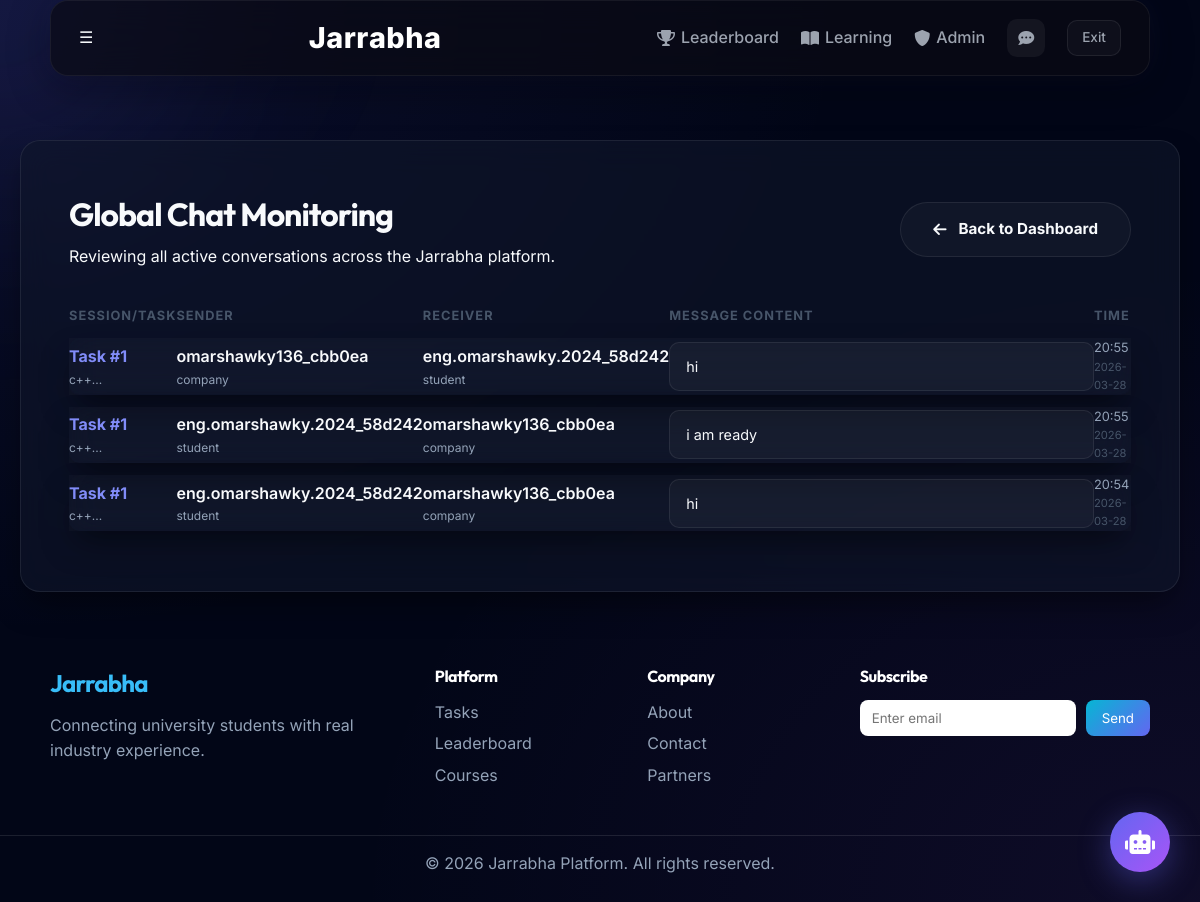
Before: /admin/chats (signed in) with the older database file.
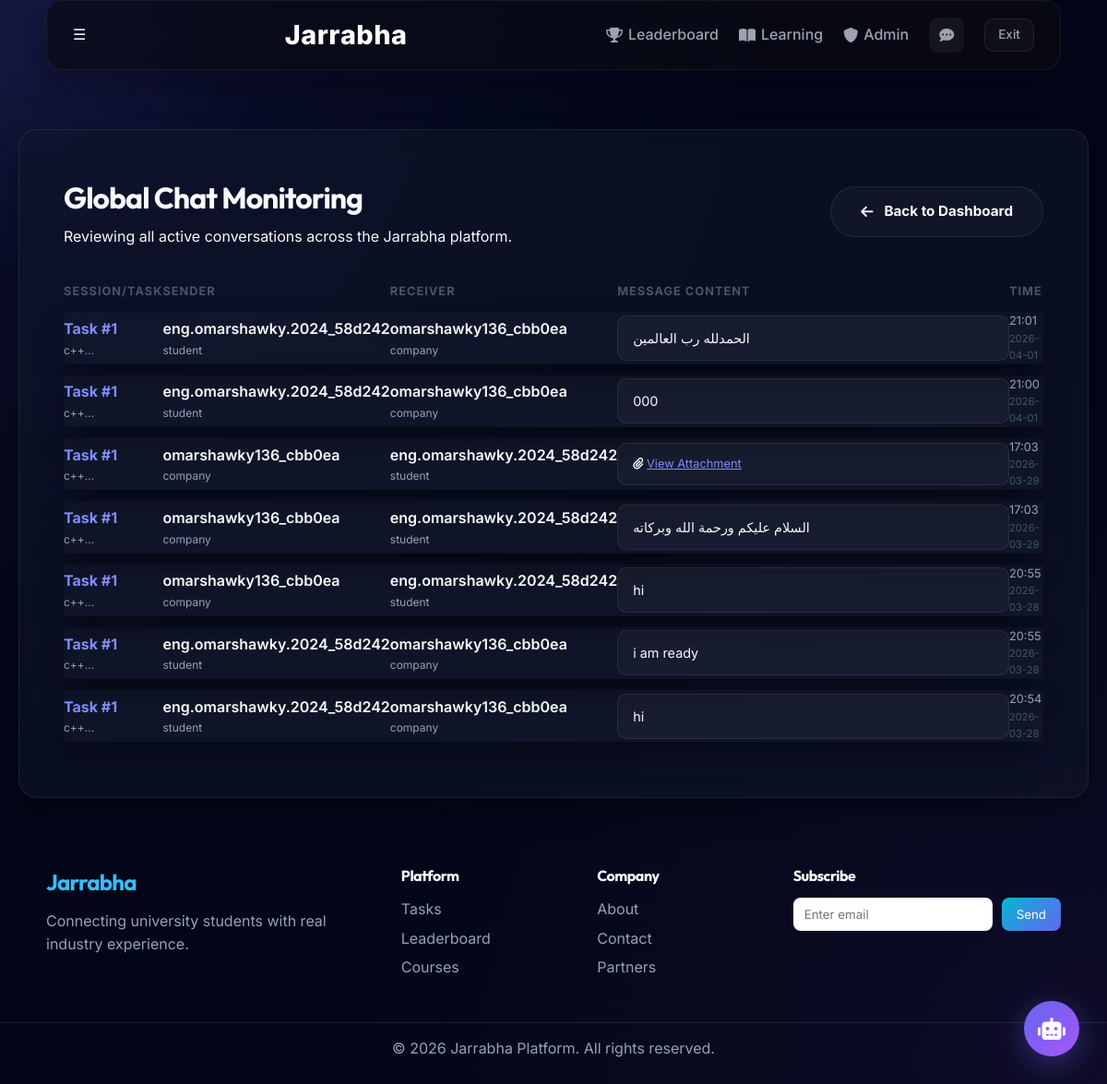
After: the same page with the newer database file.
### app/models.py (models this page shows)
class Message(db.Model):
    id = db.Column(db.Integer, primary_key=True)
    task_id = db.Column(db.Integer, db.ForeignKey('task.id'), nullable=False)
    sender_id = db.Column(db.Integer, db.ForeignKey('user.id'), nullable=False)
    receiver_id = db.Column(db.Integer, db.ForeignKey('user.id'), nullable=False)
    content = db.Column(db.Text, nullable=True)
    file_url = db.Column(db.String(255), nullable=True)
    is_read = db.Column(db.Boolean, default=False)
    timestamp = db.Column(db.DateTime, default=datetime.utcnow)

class Task(db.Model):
    id = db.Column(db.Integer, primary_key=True)
    company_id = db.Column(db.Integer, db.ForeignKey('user.id'), nullable=False)
    title = db.Column(db.String(200), nullable=False)
    description = db.Column(db.Text, nullable=False)
    difficulty = db.Column(db.String(50), nullable=False) # Easy, Medium, Hard
    status = db.Column(db.String(50), default='Open') # Open, In Progress, Completed, Closed
    created_at = db.Column(db.DateTime, default=datetime.utcnow)
    submissions = db.relationship('Submission', backref='task', lazy=True)
    messages = db.relationship('Message', backref='task', lazy=True)
    comments = db.relationship('Comment', backref='task', lazy=True)
    likes = db.relationship('Like', backref='task', lazy=True)

class User(UserMixin, db.Model):
    id = db.Column(db.Integer, primary_key=True)
    username = db.Column(db.String(150), unique=True, nullable=False)
    email = db.Column(db.String(150), unique=True, nullable=False)
    password = db.Column(db.String(256), nullable=False)
    role = db.Column(db.String(50), nullable=False) # 'student', 'company', or 'admin'
    status = db.Column(db.String(50), default='Approved') # 'Pending', 'Approved', 'Rejected'
    created_at = db.Column(db.DateTime, default=datetime.utcnow)
    profile = db.relationship('Profile', backref='user', uselist=False)
    tasks = db.relationship('Task', backref='company', lazy=True, foreign_keys='Task.company_id')
    submissions = db.relationship('Submission', backref='student', lazy=True, foreign_keys='Submission.student_id')
    sent_messages = db.relationship('Message', backref='sender', lazy='dynamic', foreign_keys='Message.sender_id')
    received_messages = db.relationship('Message', backref='receiver', lazy='dynamic', foreign_keys='Message.receiver_id')
    notifications = db.relationship('Notification', backref='user', lazy=True)
    certificates = db.relationship('Certificate', backref='student', lazy=True)

### app/routes/admin.py (the view)
@admin_bp.route('/chats')
def global_chats():
    from ..models import Message
    messages = Message.query.order_by(Message.timestamp.desc()).limit(100).all()
    return render_template('admin/chats.html', messages=messages)

### app/routes/admin.py (called while the page is built)
@admin_bp.before_request
@login_required
def require_admin():
    if current_user.role != 'admin':
        flash('Unauthorized access.', 'danger')
        return redirect(url_for('main.index'))

### app/templates/admin/chats.html (shortened to what this page needs)
{% extends "base.html" %}
{% block content %}
<div class="glass-panel mb-5 animate-fade-in-up">
    <div class="d-flex justify-between align-center mb-4">
        <div>
            <h1 class="h2 mb-1">Global Chat Monitoring</h1>
            <p class="text-muted">Reviewing all active conversations across the Jarrabha platform.</p>
        </div>
        <a href="{{ url_for('admin.dashboard') }}" class="btn btn-outline"><i class="fas fa-arrow-left"></i> Back to Dashboard</a>
    </div>
    <div class="chat-monitor-container">
        {% if messages %}
            <div class="table-responsive">
                <table class="table" style="width:100%; border-collapse: separate; border-spacing: 0 0.75rem;">
                    <thead>
                        <tr style="text-align: left; color: var(--text-subtle); font-size: 0.8rem; text-transform: uppercase; letter-spacing: 1px;">
                            <th class="p-3">Session/Task</th>
                            <th class="p-3">Sender</th>
                            <th class="p-3">Receiver</th>
                            <th class="p-3" style="width: 40%;">Message Content</th>
                            <th class="p-3Text-right">Time</th>
                        </tr>
                    </thead>
                    <tbody>
                        {% for msg in messages %}
                        <tr class="glass-panel" style="background: rgba(255,255,255,0.02); border-radius: var(--radius-sm); transition: var(--transition-fast);">
                            <td class="p-3">
                                <div style="font-weight: 700; color: var(--primary-light);">Task #{{ msg.task_id }}</div>
                                <div style="font-size: 0.75rem; color: var(--text-muted);">{{ msg.task.title[:30] if msg.task else 'Unknown Task' }}...</div>
                            </td>
                            <td class="p-3">
                                <div style="font-weight: 600;">{{ msg.sender.username }}</div>
                                <div style="font-size: 0.75rem; color: var(--text-muted);">{{ msg.sender.role }}</div>
                            </td>
                            <td class="p-3">
                                <div style="font-weight: 600;">{{ msg.receiver.username }}</div>
                                <div style="font-size: 0.75rem; color: var(--text-muted);">{{ msg.receiver.role }}</div>
                            </td>
                            <td class="p-3">
                                <div style="background: rgba(255,255,255,0.03); padding: 0.75rem 1rem; border-radius: var(--radius-sm); border: 1px solid var(--glass-border); font-size: 0.9rem;">
                                    {{ msg.content }}
                                    {% if msg.file_url %}
                                        <div class="mt-2 text-primary" style="font-size: 0.8rem;">
                                            <i class="fas fa-paperclip"></i> <a href="{{ msg.file_url }}" target="_blank" style="color: var(--primary-light);">View Attachment</a>
                                        </div>
                                    {% endif %}
                                </div>
                            </td>
                            <td class="p-3 text-right">
                                <div style="font-size: 0.8rem; color: var(--text-muted);">{{ msg.timestamp.strftime('%H:%M') }}</div>
                                <div style="font-size: 0.7rem; color: var(--text-subtle);">{{ msg.timestamp.strftime('%Y-%m-%d') }}</div>
                            </td>
                        </tr>
                        {% endfor %}
                    </tbody>
                </table>
            </div>
        {% else %}
            <div class="text-center py-5">
                <i class="fas fa-comment-slash" style="font-size: 4rem; color: var(--text-subtle); margin-bottom: 2rem;"></i>
                <h3 class="text-muted">No messages found on the platform yet.</h3>
            </div>
        {% endif %}
    </div>
</div>
{% endblock %}

### app/templates/base.html (shortened to what this page needs)
<!DOCTYPE html>
<html lang="en">
<head>
    <link rel="stylesheet" href="{{ url_for('static', filename='css/style.css') }}">
    <link href="https://cdnjs.cloudflare.com/ajax/libs/font-awesome/6.0.0/css/all.min.css" rel="stylesheet">
</head>
<body>
    <div class="mouse-glow" id="mouseGlow"></div>
    <nav class="glass-nav reveal">
    <div class="nav-container">
      <div class="menu-btn" onclick="toggleMenu()">☰</div>
    <a href="{{ url_for('main.index') }}" class="nav-brand logo-anim">
                 <span>J</span><span>a</span><span>r</span><span>r</span><span>a</span><span>b</span><span>h</span><span>a</span>
    </a>
    <div class="nav-links">
        <a href="{{ url_for('main.leaderboard') }}" class="hover-glow">
            <i class="fas fa-trophy"></i>
            <span>Leaderboard</span>
        </a>
        {% if current_user.is_authenticated %}
            <a href="{{ url_for('course.browse_courses') }}">
                <i class="fas fa-book-open"></i>
                <span>Learning</span>
            </a>
            {% if current_user.role == 'student' %}
                <a href="{{ url_for('student.browse_tasks') }}">
                    <i class="fas fa-briefcase"></i>
                    <span>Task</span>
                </a>
                <a href="{{ url_for('student.dashboard') }}">
                    <i class="fas fa-user-graduate"></i>
                    <span>Dashboard</span>
                </a>
            {% elif current_user.role == 'admin' %}
                <a href="{{ url_for('admin.dashboard') }}">
                    <i class="fas fa-shield-alt"></i>
                    <span>Admin</span>
                </a>
            {% endif %}
            <a href="{{ url_for('chat.inbox') }}" class="chat-link">
                <i class="fas fa-comment-dots"></i>
            </a>
            <a href="{{ url_for('auth.logout') }}" class="btn btn-outline btn-sm">
                Exit
            </a>
        {% endif %}
    </div>
</div>
</nav>
    <main class="main-container">
        {% block content %}{% endblock %}
    </main>
    <div class="ai-assistant-bubble" id="aiAssistantBubble" onclick="toggleAiPanel()" style="position: fixed; bottom: 30px; right: 30px; width: 60px; height: 60px; background: linear-gradient(135deg, var(--primary), var(--secondary)); border-radius: 50%; display: flex; align-items: center; justify-content: center; color: white; cursor: pointer; z-index: 1001; box-shadow: 0 8px 32px var(--primary-glow); transition: all 0.5s cubic-bezier(0.175, 0.885, 0.32, 1.275);">
        <i class="fas fa-robot" style="font-size: 1.5rem;"></i>
    </div>
    <div class="footer-container">
    <div class="footer-left">
        <h2>Jarrabha</h2>
        <p>Connecting university students with real industry experience.</p>
    </div>
    <div class="footer-links">
        <div>
            <h4>Platform</h4>
            <a href="#">Tasks</a>
            <a href="#">Leaderboard</a>
            <a href="#">Courses</a>
        </div>
        <div>
            <h4>Company</h4>
            <a href="#">About</a>
            <a href="#">Contact</a>
            <a href="#">Partners</a>
        </div>
    </div>
    <div class="footer-subscribe">
        <h4>Subscribe</h4>
        <div class="subscribe-box">
            <input type="email" placeholder="Enter email">
            <button>Send</button>
        </div>
    </div>
</div>
<div class="footer-bottom">
    © 2026 Jarrabha Platform. All rights reserved.
</div>
</body>
</html>

### app/templates/base.html (style rules this page uses)
.reveal { opacity: 0; transform: translateY(30px); transition: all 0.8s cubic-bezier(0.16, 1, 0.3, 1); }
.reveal.active { opacity: 1; transform: translateY(0); }
.nav-links a span { display: inline-block; }

Changed rows visible on the page:
added Message: task_id "1", task "c++", sender.username "eng.omarshawky.2024_58d242", sender.role "student", receiver.username "omarshawky136_cbb0ea", receiver.role "company", content "الحمدلله رب العالمين", timestamp "21:01", timestamp "2026-04-01"
added Message: task_id "1", task "c++", sender.username "eng.omarshawky.2024_58d242", sender.role "student", receiver.username "omarshawky136_cbb0ea", receiver.role "company", content "000", timestamp "21:00", timestamp "2026-04-01"
added Message: task_id "1", task "c++", sender.username "omarshawky136_cbb0ea", sender.role "company", receiver.username "eng.omarshawky.2024_58d242", receiver.role "student", timestamp "17:03", timestamp "2026-03-29"
added Message: task_id "1", task "c++", sender.username "omarshawky136_cbb0ea", sender.role "company", receiver.username "eng.omarshawky.2024_58d242", receiver.role "student", content "السلام عليكم ورحمة الله وبركاته", timestamp "17:03", timestamp "2026-03-29"
